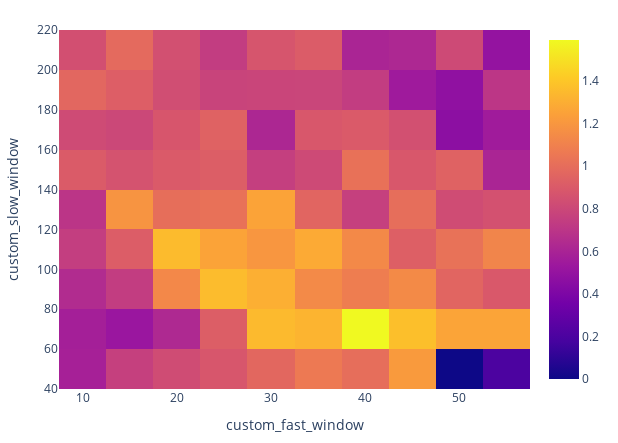

Source (notebook cell):
### Code cell
# heatmap to view optimal pair
fig = returns1.vbt.heatmap(
    x_level = 'custom_fast_window',
    y_level = 'custom_slow_window',
)

fig.show()

### Figure 1 — Plotly figure (JSON) as saved in the notebook; plotly's stock layout.template omitted (floating-point values rounded to 4 significant figures)
{"data": [{"colorscale": [[0, "#0d0887"], [0.1111, "#46039f"], [0.2222, "#7201a8"], [0.3333, "#9c179e"], [0.4444, "#bd3786"], [0.5556, "#d8576b"], [0.6667, "#ed7953"], [0.7778, "#fb9f3a"], [0.8889, "#fdca26"], [1, "#f0f921"]], "hoverongaps": false, "hovertemplate": "custom_fast_window: %{x}<br>custom_slow_window: %{y}<br>value: %{z}<extra></extra>", "type": "heatmap", "uid": "fa15f7f9-d377-4a6b-9d63-eba6008a141f", "x": [10, 15, 20, 25, 30, 35, 40, 45, 50, 55], "y": [50, 70, 90, 110, 130, 150, 170, 190, 210], "z": [[0.5834, 0.7593, 0.8237, 0.8774, 0.9711, 1.063, 1.002, 1.216, 0, 0.2005], [0.5729, 0.5214, 0.63, 0.9191, 1.349, 1.327, 1.593, 1.372, 1.26, 1.26], [0.6447, 0.7416, 1.133, 1.358, 1.305, 1.139, 1.08, 1.144, 0.9587, 0.8921], [0.7485, 0.916, 1.355, 1.256, 1.198, 1.285, 1.137, 0.928, 1.023, 1.118], [0.6996, 1.188, 1.007, 1.022, 1.257, 0.9581, 0.7596, 1.005, 0.8271, 0.8523], [0.9049, 0.8622, 0.9017, 0.9228, 0.7537, 0.8151, 1.022, 0.8826, 0.9427, 0.6066], [0.8214, 0.802, 0.8764, 0.9409, 0.6191, 0.8863, 0.8991, 0.8446, 0.4647, 0.5516], [0.9668, 0.9234, 0.834, 0.7825, 0.7836, 0.7892, 0.7413, 0.5487, 0.4806, 0.7053], [0.8432, 0.9831, 0.8451, 0.7391, 0.8744, 0.9098, 0.6085, 0.6231, 0.8154, 0.4986]]}], "layout": {"height": 443, "legend": {"orientation": "h", "traceorder": "normal", "x": 1, "xanchor": "right", "y": 1.02, "yanchor": "bottom"}, "margin": {"b": 30, "l": 30, "r": 30, "t": 30}, "width": 618, "xaxis": {"title": {"text": "custom_fast_window"}}, "yaxis": {"title": {"text": "custom_slow_window"}}}}
